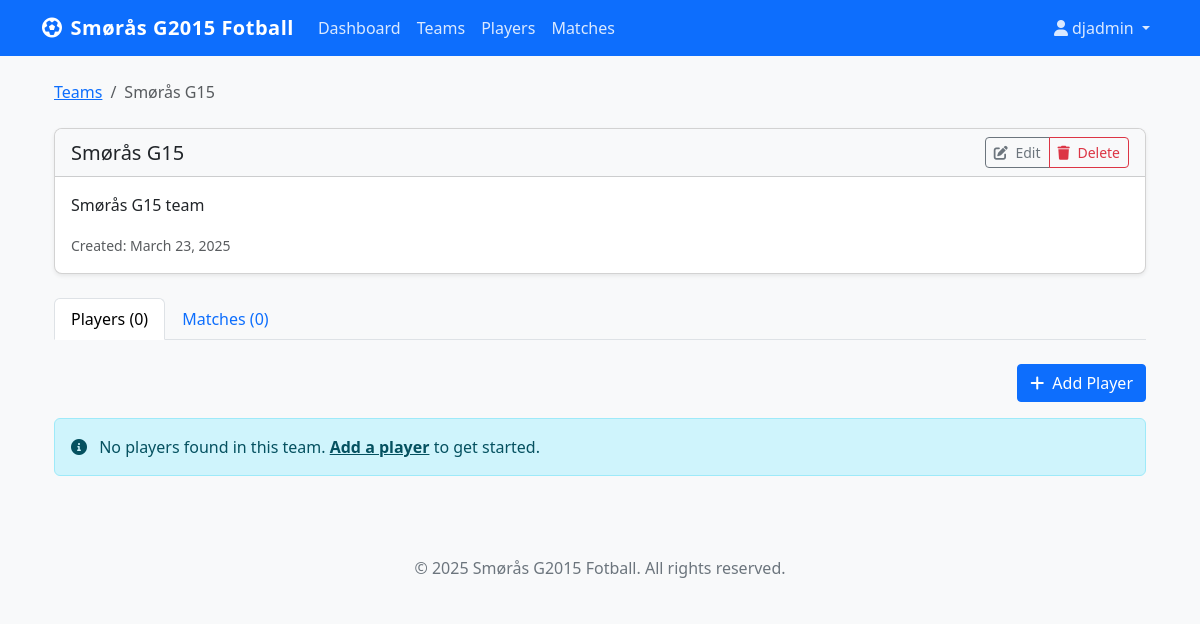
The app's page /team/teams/5/ (signed in) with its own data.
### teammanager/models.py (models this page shows, shortened)
class Team(models.Model):
    name = models.CharField(max_length=100)
    description = models.TextField(blank=True, null=True)
    created_at = models.DateTimeField(auto_now_add=True)

### teammanager/views.py (the view)
# urls.py: path('teams/<int:pk>/', views.TeamDetailView.as_view(), name='team-detail'),
class TeamDetailView(LoginRequiredMixin, DetailView):
    model = Team
    def get_context_data(self, **kwargs):
        context = super().get_context_data(**kwargs)
        context['players'] = Player.objects.filter(match_appearances__team=self.object).distinct()
        context['matches'] = self.object.matches.order_by('-date')
        context['is_admin'] = self.request.user.profile.is_admin()
        context['is_coach'] = self.request.user.profile.is_coach()
        context['is_player'] = self.request.user.profile.is_player()
        context['is_approved'] = self.request.user.profile.is_approved()
        context['can_edit'] = context['is_approved'] and (context['is_admin'] or context['is_coach'])
        context['can_delete'] = context['is_approved'] and context['is_admin']
        return context

### teammanager/models.py (called while the page is built)
    def is_approved(self):
        return self.status == 'approved'

    def is_admin(self):
        return self.role == 'admin' and self.is_approved()

    def is_coach(self):
        return self.role == 'coach' and self.is_approved()

    def is_player(self):
        return self.role == 'player' and self.is_approved()

### templates/teammanager/team_detail.html (shortened to what this page needs)
{% extends 'base.html' %}
{% block content %}
<div class="container">
    <nav aria-label="breadcrumb" class="mb-4">
        <ol class="breadcrumb">
            <li class="breadcrumb-item"><a href="{% url 'team-list' %}">Teams</a></li>
            <li class="breadcrumb-item active">{{ team.name }}</li>
        </ol>
    </nav>
    <div class="card shadow-sm mb-4">
        <div class="card-header bg-light d-flex justify-content-between align-items-center">
            <h5 class="mb-0">{{ team.name }}</h5>
            <div class="btn-group">
                <a href="{% url 'team-edit' team.id %}" class="btn btn-sm btn-outline-secondary">
                    <i class="fas fa-edit me-1"></i> Edit
                </a>
                <a href="{% url 'team-delete' team.id %}" class="btn btn-sm btn-outline-danger">
                    <i class="fas fa-trash me-1"></i> Delete
                </a>
            </div>
        </div>
        <div class="card-body">
            {% if team.description %}
            <p class="card-text">{{ team.description }}</p>
            {% else %}
            <p class="card-text text-muted">No description provided.</p>
            {% endif %}
            <p class="card-text">
                <small class="text-muted">Created: {{ team.created_at|date:"F d, Y" }}</small>
            </p>
        </div>
    </div>
    <ul class="nav nav-tabs mb-4" id="teamTab" role="tablist">
        <li class="nav-item" role="presentation">
            <button class="nav-link active" id="players-tab" data-bs-toggle="tab" data-bs-target="#players" type="button" role="tab" aria-controls="players" aria-selected="true">
                Players ({{ players|length }})
            </button>
        </li>
        <li class="nav-item" role="presentation">
            <button class="nav-link" id="matches-tab" data-bs-toggle="tab" data-bs-target="#matches" type="button" role="tab" aria-controls="matches" aria-selected="false">
                Matches ({{ matches|length }})
            </button>
        </li>
    </ul>
    <div class="tab-content" id="teamTabContent">
        <div class="tab-pane fade show active" id="players" role="tabpanel" aria-labelledby="players-tab">
            <div class="d-flex justify-content-end mb-3">
                <a href="{% url 'player-add' %}" class="btn btn-primary">
                    <i class="fas fa-plus me-1"></i> Add Player
                </a>
            </div>
            {% if players %}
            <div class="table-responsive">
                <table class="table table-striped table-hover">
                    <thead>
                        <tr>
                            <th>Name</th>
                            <th>Position</th>
                            <th>Status</th>
                            <th>Actions</th>
                        </tr>
                    </thead>
                    <tbody>
                        {% for player in players %}
                        <tr>
                            <td>
                                <a href="{% url 'player-detail' player.id %}">
                                    {{ player.first_name }} {% if player.last_name %}{{ player.last_name }}{% endif %}
                                </a>
                            </td>
                            <td>{{ player.position|default:"-" }}</td>
                            <td>
                                {% if player.active %}
                                <span class="badge bg-success">Active</span>
                                {% else %}
                                <span class="badge bg-secondary">Inactive</span>
                                {% endif %}
                            </td>
                            <td>
                                <div class="btn-group btn-group-sm">
                                    <a href="{% url 'player-detail' player.id %}" class="btn btn-outline-primary">
                                        <i class="fas fa-eye"></i>
                                    </a>
                                    <a href="{% url 'player-edit' player.id %}" class="btn btn-outline-secondary">
                                        <i class="fas fa-edit"></i>
                                    </a>
                                </div>
                            </td>
                        </tr>
                        {% endfor %}
                    </tbody>
                </table>
            </div>
            {% else %}
            <div class="alert alert-info">
                <i class="fas fa-info-circle me-2"></i> No players found in this team. <a href="{% url 'player-add' %}" class="alert-link">Add a player</a> to get started.
            </div>
            {% endif %}
        </div>
    </div>
</div>
{% endblock %}

### templates/base.html (shortened to what this page needs)
<!DOCTYPE html>
<html lang="en">
<head>
    <link href="https://cdn.jsdelivr.net/npm/bootstrap@5.3.0/dist/css/bootstrap.min.css" rel="stylesheet">
    <link rel="stylesheet" href="https://cdnjs.cloudflare.com/ajax/libs/font-awesome/6.0.0/css/all.min.css">
    <link rel="stylesheet" href="/static/css/style.css">
</head>
<body>
    <nav class="navbar navbar-expand-lg navbar-dark bg-primary">
        <div class="container">
            <a class="navbar-brand" href="{% url 'home' %}">
                <i class="fas fa-futbol me-2"></i>Smørås G2015 Fotball
            </a>
            <div class="collapse navbar-collapse" id="navbarNav">
                <ul class="navbar-nav me-auto">
                    {% if user.is_authenticated %}
                    <li class="nav-item">
                        <a class="nav-link" href="{% url 'dashboard' %}">Dashboard</a>
                    </li>
                    <li class="nav-item">
                        <a class="nav-link" href="{% url 'team-list' %}">Teams</a>
                    </li>
                    <li class="nav-item">
                        <a class="nav-link" href="{% url 'player-list' %}">Players</a>
                    </li>
                    <li class="nav-item">
                        <a class="nav-link" href="{% url 'match-list' %}">Matches</a>
                    </li>
                    {% endif %}
                </ul>
                <ul class="navbar-nav">
                    {% if user.is_authenticated %}
                    <li class="nav-item dropdown">
                        <a class="nav-link dropdown-toggle" href="#" role="button" data-bs-toggle="dropdown">
                            <i class="fas fa-user me-1"></i>{{ user.username }}
                        </a>
                    </li>
                    {% endif %}
                </ul>
            </div>
        </div>
    </nav>
    <main class="container py-4">
        {% block content %}{% endblock %}
    </main>
    <footer class="bg-light py-3 mt-4">
        <div class="container text-center">
            <p class="mb-0">&copy; {% now "Y" %} Smørås G2015 Fotball. All rights reserved.</p>
        </div>
    </footer>
</body>
</html>

### static/css/style.css (style rules this page uses)
body { font-family: 'Segoe UI', Tahoma, Geneva, Verdana, sans-serif; color: #333; background-color: #f8f9fa; }
.navbar-brand { font-weight: 600; letter-spacing: 0.5px; }
.navbar-dark .navbar-nav .nav-link { color: rgba(255, 255, 255, 0.85); }
.card { border-radius: 0.5rem; overflow: hidden; transition: all 0.3s ease; }
.card-header { font-weight: 600; }
.btn { border-radius: 0.25rem; font-weight: 500; }
.btn-primary { background-color: #0d6efd; border-color: #0d6efd; }
footer { margin-top: 3rem; padding: 1.5rem 0; color: #6c757d; }

### records on screen
Team: name "Smørås G15", description "Smørås G15 team", created_at "March 23, 2025"

### other values on screen
{{ user.username }} "djadmin"
{{ players|length }} "0"
{{ matches|length }} "0"
